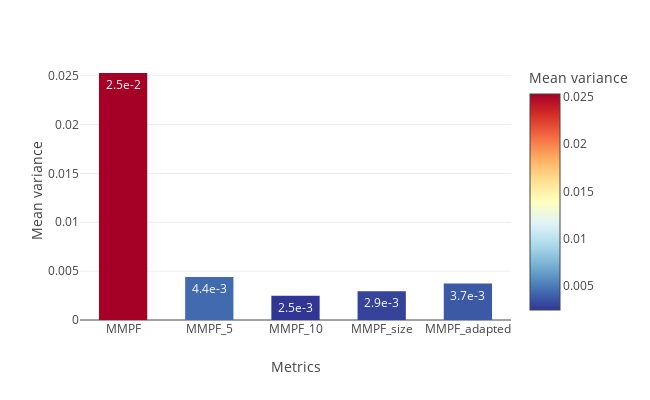

Here is the notebook cell this chart was saved with:
### Code cell
cols = ['Metrics', 'Mean variance']
func = np.mean
df = pd.DataFrame(columns = cols)
df = pd.concat([df, pd.DataFrame([['MMPF', func(variance['MMPF'])]], columns = cols)])
df = pd.concat([df, pd.DataFrame([['MMPF_5', func(variance['MMPF_5'])]], columns = cols)])
df = pd.concat([df, pd.DataFrame([['MMPF_10', func(variance['MMPF_10'])]], columns = cols)])
df = pd.concat([df, pd.DataFrame([['MMPF_size', func(variance['MMPF_size_2'])]], columns = cols)])
df = pd.concat([df, pd.DataFrame([['MMPF_adapted', func(variance['MMPF_adapted_2'])]], columns = cols)])
fig = px.bar(df, x = 'Metrics', y = 'Mean variance', color = 'Mean variance', color_continuous_scale = 'RdYlBu_r',# color_discrete_sequence = ['rgb(40, 140, 40)']*5,
             text_auto = '.1e')#, range_y = [0.7, 1])
fig.update_layout(height = 400, width = 650, template = 'none')
fig.update_layout(barmode = 'group', bargap = 0.3, bargroupgap = 0.2)
fig.write_image("images/metric_5.pdf")
fig.show()

### Figure 1 — Plotly figure (JSON) as saved in the notebook; plotly's stock layout.template omitted (floating-point values rounded to 4 significant figures)
{"data": [{"alignmentgroup": "True", "hovertemplate": "Metrics=%{x}<br>Mean variance=%{marker.color}<extra></extra>", "legendgroup": "", "marker": {"color": [0.02528, 0.004413, 0.002478, 0.002946, 0.003727], "coloraxis": "coloraxis", "pattern": {"shape": ""}}, "name": "", "offsetgroup": "", "orientation": "v", "showlegend": false, "textposition": "auto", "texttemplate": "%{y:.1e}", "type": "bar", "x": ["MMPF", "MMPF_5", "MMPF_10", "MMPF_size", "MMPF_adapted"], "xaxis": "x", "y": [0.02528, 0.004413, 0.002478, 0.002946, 0.003727], "yaxis": "y"}], "layout": {"bargap": 0.3, "bargroupgap": 0.2, "barmode": "group", "coloraxis": {"colorbar": {"title": {"text": "Mean variance"}}, "colorscale": [[0, "rgb(49,54,149)"], [0.1, "rgb(69,117,180)"], [0.2, "rgb(116,173,209)"], [0.3, "rgb(171,217,233)"], [0.4, "rgb(224,243,248)"], [0.5, "rgb(255,255,191)"], [0.6, "rgb(254,224,144)"], [0.7, "rgb(253,174,97)"], [0.8, "rgb(244,109,67)"], [0.9, "rgb(215,48,39)"], [1, "rgb(165,0,38)"]]}, "height": 400, "legend": {"tracegroupgap": 0}, "margin": {"t": 60}, "width": 650, "xaxis": {"anchor": "y", "domain": [0, 1], "title": {"text": "Metrics"}}, "yaxis": {"anchor": "x", "domain": [0, 1], "title": {"text": "Mean variance"}}}}
